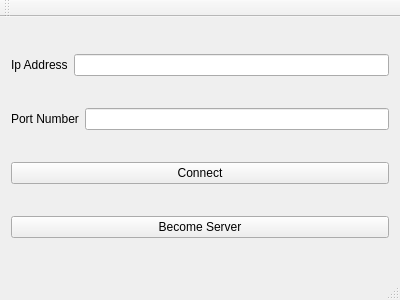
<?xml version="1.0" encoding="UTF-8"?>
<ui version="4.0">
 <class>MainWindow</class>
 <widget class="QMainWindow" name="MainWindow">
  <property name="geometry">
   <rect>
    <x>0</x>
    <y>0</y>
    <width>400</width>
    <height>300</height>
   </rect>
  </property>
  <property name="windowTitle">
   <string>MainWindow</string>
  </property>
  <widget class="QWidget" name="centralWidget">
   <layout class="QVBoxLayout" name="verticalLayout">
    <item>
     <layout class="QHBoxLayout" name="horizontalLayout">
      <item>
       <widget class="QLabel" name="label">
        <property name="text">
         <string>Ip Address</string>
        </property>
       </widget>
      </item>
      <item>
       <widget class="QLineEdit" name="ipAddressEdit"/>
      </item>
     </layout>
    </item>
    <item>
     <layout class="QHBoxLayout" name="horizontalLayout_2">
      <item>
       <widget class="QLabel" name="label_2">
        <property name="text">
         <string>Port Number</string>
        </property>
       </widget>
      </item>
      <item>
       <widget class="QLineEdit" name="portNumberEdit"/>
      </item>
     </layout>
    </item>
    <item>
     <widget class="QPushButton" name="connectButton">
      <property name="text">
       <string>Connect</string>
      </property>
     </widget>
    </item>
    <item>
     <widget class="QPushButton" name="becomeServerBtn">
      <property name="text">
       <string>Become Server</string>
      </property>
     </widget>
    </item>
   </layout>
  </widget>
  <widget class="QMenuBar" name="menuBar">
   <property name="geometry">
    <rect>
     <x>0</x>
     <y>0</y>
     <width>400</width>
     <height>25</height>
    </rect>
   </property>
  </widget>
  <widget class="QToolBar" name="mainToolBar">
   <attribute name="toolBarArea">
    <enum>TopToolBarArea</enum>
   </attribute>
   <attribute name="toolBarBreak">
    <bool>false</bool>
   </attribute>
  </widget>
  <widget class="QStatusBar" name="statusBar"/>
 </widget>
 <layoutdefault spacing="6" margin="11"/>
 <resources/>
 <connections/>
</ui>
